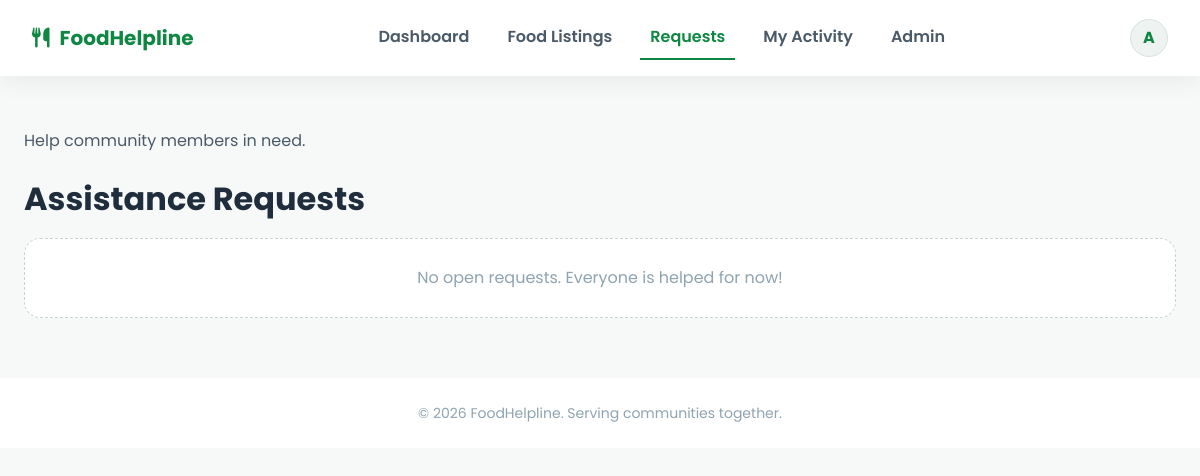
/requests.php (signed in), run on an earlier commit of the app's database.
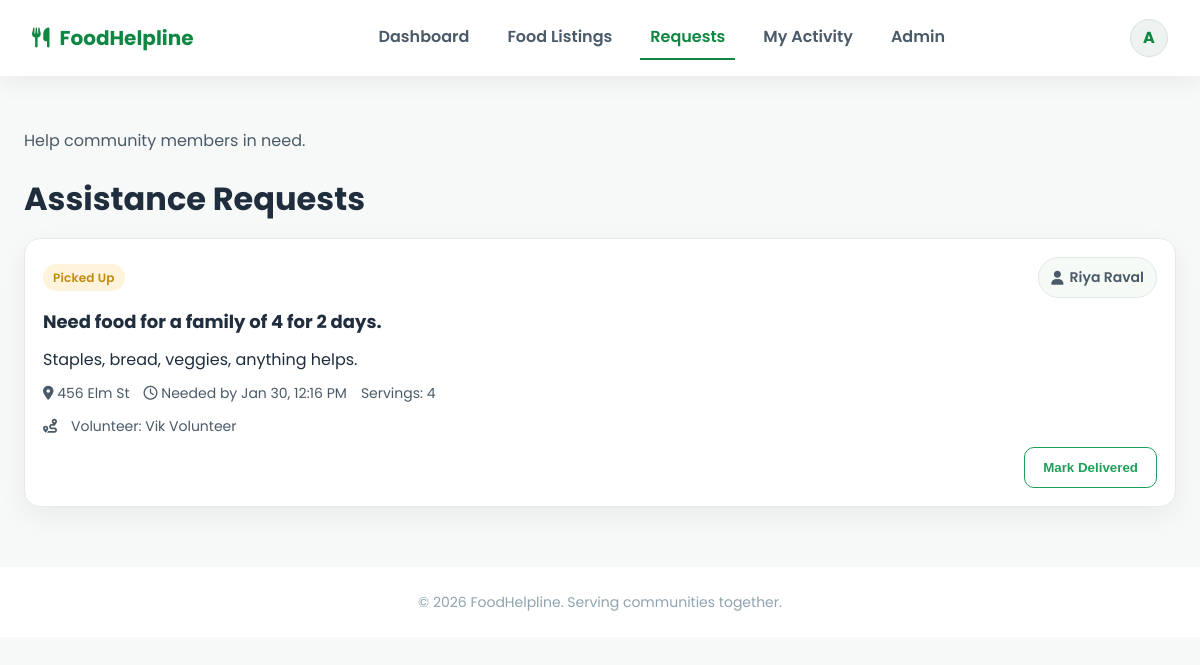
And on a later commit of the database.
### tables this page shows
CREATE TABLE IF NOT EXISTS assistance_requests (
    id INT AUTO_INCREMENT PRIMARY KEY,
    requester_id INT NOT NULL,
    title VARCHAR(255) NOT NULL,
    description TEXT,
    servings INT DEFAULT 1,
    address VARCHAR(255) NOT NULL,
    needed_by DATETIME NULL,
    status ENUM('open','picked_up','delivered','closed') DEFAULT 'open',
    volunteer_id INT NULL,
    created_at TIMESTAMP DEFAULT CURRENT_TIMESTAMP,
    FOREIGN KEY (requester_id) REFERENCES users(id) ON DELETE CASCADE,
    FOREIGN KEY (volunteer_id) REFERENCES users(id) ON DELETE SET NULL
);

CREATE TABLE IF NOT EXISTS users (
    id INT AUTO_INCREMENT PRIMARY KEY,
    name VARCHAR(255) NOT NULL,
    email VARCHAR(255) NOT NULL UNIQUE,
    phone VARCHAR(20) NOT NULL,
    address VARCHAR(255) DEFAULT NULL,
    organization VARCHAR(255) DEFAULT NULL,
    password VARCHAR(255) NOT NULL,
    role ENUM('admin', 'donor', 'receiver', 'volunteer') NOT NULL,
    profile_completed TINYINT(1) DEFAULT 0,
    created_at TIMESTAMP DEFAULT CURRENT_TIMESTAMP
);

### includes/helpers.php (called while the page is built, shortened)
<?php
function safe($value) {
    return htmlspecialchars($value ?? '', ENT_QUOTES, 'UTF-8');
}
function formatDate($dateString, $format = 'M j, Y') {
    return date($format, strtotime($dateString));
}
function statusBadge(string $status): array {
    $map = [
        'available'  => ['label' => 'Available', 'class' => 'badge green'],
        'claimed'    => ['label' => 'Claimed', 'class' => 'badge blue'],
        'completed'  => ['label' => 'Completed', 'class' => 'badge gray'],
        'expired'    => ['label' => 'Expired', 'class' => 'badge gray'],
        'open'       => ['label' => 'Open', 'class' => 'badge blue'],
        'picked_up'  => ['label' => 'Picked Up', 'class' => 'badge amber'],
        'delivered'  => ['label' => 'Delivered', 'class' => 'badge green'],
        'closed'     => ['label' => 'Closed', 'class' => 'badge gray'],
    ];
    return $map[$status] ?? ['label' => ucfirst($status), 'class' => 'badge gray'];
}

### requests.php (the view, shortened to what this page needs)
<?php
include("includes/header.php");
include("includes/helpers.php");
$requests = $conn->query("SELECT ar.*, u.name AS requester_name, vol.name AS volunteer_name
    FROM assistance_requests ar
    JOIN users u ON u.id = ar.requester_id
    LEFT JOIN users vol ON vol.id = ar.volunteer_id
    ORDER BY CASE WHEN ar.status='open' THEN 0 WHEN ar.status='picked_up' THEN 1 ELSE 2 END, COALESCE(ar.needed_by, ar.created_at) ASC
")->fetchAll(PDO::FETCH_ASSOC);
?>
<section class="page">
    <div class="section-head" style="margin-bottom:8px;">
        <div>
            <p class="lead">Help community members in need.</p>
            <h1>Assistance Requests</h1>
        </div>
    </div>
    <div class="grid two">
        <div>
            <?php if (count($requests) === 0): ?>
                <div class="empty">No open requests. Everyone is helped for now!</div>
            <?php else: ?>
                <div class="grid cards">
                    <?php foreach ($requests as $req): ?>
                        <?php $badge = statusBadge($req['status']); ?>
                        <div class="request-card">
                            <div class="meta" style="justify-content: space-between;">
                                <span class="<?php echo $badge['class']; ?>"><?php echo $badge['label']; ?></span>
                                <span class="pill"><i class="fas fa-user"></i> <?php echo safe($req['requester_name']); ?></span>
                            </div>
                            <h4><?php echo safe($req['title']); ?></h4>
                            <p><?php echo safe($req['description']); ?></p>
                            <div class="meta">
                                <span><i class="fas fa-map-marker-alt"></i> <?php echo safe($req['address']); ?></span>
                                <?php if ($req['needed_by']): ?>
                                    <span><i class="far fa-clock"></i> Needed by <?php echo formatDate($req['needed_by'], 'M j, g:i A'); ?></span>
                                <?php endif; ?>
                                <span>Servings: <?php echo (int)$req['servings']; ?></span>
                            </div>
                            <?php if ($req['volunteer_name']): ?>
                                <div class="meta"><i class="fas fa-route"></i> Volunteer: <?php echo safe($req['volunteer_name']); ?></div>
                            <?php endif; ?>
                            <div class="actions">
                                <div style="display:flex; gap:8px;">
                                    <?php if ($req['status'] === 'picked_up' && ($req['volunteer_id'] == $currentUser['id'] || $currentUser['role']==='admin')): ?>
                                        <form method="POST">
                                            <button type="submit" name="deliver_request" class="btn ghost">Mark Delivered</button>
                                        </form>
                                    <?php endif; ?>
                                </div>
                            </div>
                        </div>
                    <?php endforeach; ?>
                </div>
            <?php endif; ?>
        </div>
    </div>
</section>
<?php include("includes/footer.php"); ?>

What changed in the data, as far as the page shows it:
added assistance_requests: status "Picked Up", requester.name "Riya Raval", title "Need food for a family of 4 for 2 days.", description "Staples, bread, veggies, anything helps.", address "456 Elm St", needed_by "Jan 30, 12:16 PM", servings "4", volunteer.name "Vik Volunteer"
Also different on the page:
text no longer shown: "No open requests. Everyone is helped for now!"
